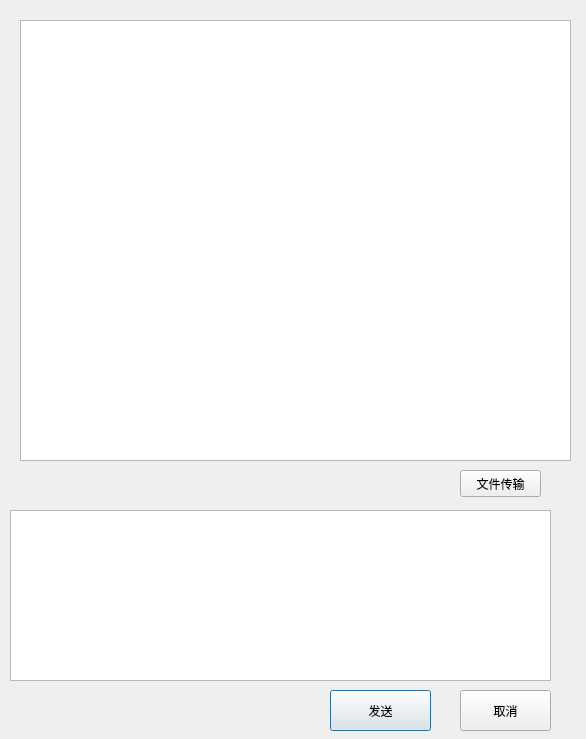
<?xml version="1.0" encoding="UTF-8"?>
<ui version="4.0">
 <class>MessageExc</class>
 <widget class="QDialog" name="MessageExc">
  <property name="geometry">
   <rect>
    <x>0</x>
    <y>0</y>
    <width>586</width>
    <height>739</height>
   </rect>
  </property>
  <property name="windowTitle">
   <string>Messageexchangebox</string>
  </property>
  <widget class="QWidget" name="widget" native="true">
   <property name="geometry">
    <rect>
     <x>0</x>
     <y>10</y>
     <width>581</width>
     <height>721</height>
    </rect>
   </property>
   <widget class="QTextBrowser" name="messageBrowser">
    <property name="geometry">
     <rect>
      <x>20</x>
      <y>10</y>
      <width>551</width>
      <height>441</height>
     </rect>
    </property>
   </widget>
   <widget class="QToolButton" name="file_trans">
    <property name="geometry">
     <rect>
      <x>460</x>
      <y>460</y>
      <width>81</width>
      <height>27</height>
     </rect>
    </property>
    <property name="text">
     <string>文件传输</string>
    </property>
   </widget>
   <widget class="QTextEdit" name="message">
    <property name="geometry">
     <rect>
      <x>10</x>
      <y>500</y>
      <width>541</width>
      <height>171</height>
     </rect>
    </property>
   </widget>
   <widget class="QPushButton" name="send">
    <property name="geometry">
     <rect>
      <x>330</x>
      <y>680</y>
      <width>101</width>
      <height>41</height>
     </rect>
    </property>
    <property name="text">
     <string>发送</string>
    </property>
   </widget>
   <widget class="QPushButton" name="cancel">
    <property name="geometry">
     <rect>
      <x>460</x>
      <y>680</y>
      <width>91</width>
      <height>41</height>
     </rect>
    </property>
    <property name="text">
     <string>取消</string>
    </property>
   </widget>
   <zorder>messageBrowser</zorder>
   <zorder>file_trans</zorder>
   <zorder>message</zorder>
   <zorder>cancel</zorder>
   <zorder>send</zorder>
  </widget>
 </widget>
 <resources/>
 <connections/>
</ui>
